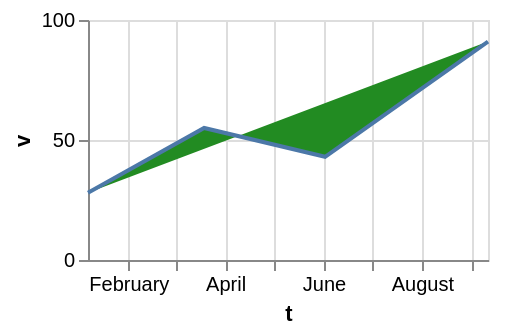

Express this chart as Vega-Lite.
### Vega-Lite specification from a JSON file in a GitHub repository (floating-point values rounded to 4 significant figures)
{"$schema": "https://vega.github.io/schema/vega-lite/v6.json", "width": 200, "height": 120, "data": {"values": [{"c": "alpha", "v": 28, "w": 3, "t": "2024-01-07"}, {"c": "beta", "v": 55, "w": 7, "t": "2024-03-19"}, {"c": "gamma", "v": 43, "w": 5, "t": "2024-06-02"}, {"c": "delta", "v": 91, "w": 9, "t": "2024-09-11"}]}, "mark": "line", "encoding": {"x": {"field": "t", "type": "temporal"}, "y": {"field": "v", "type": "quantitative"}}, "config": {"line": {"fill": "forestgreen"}}}
